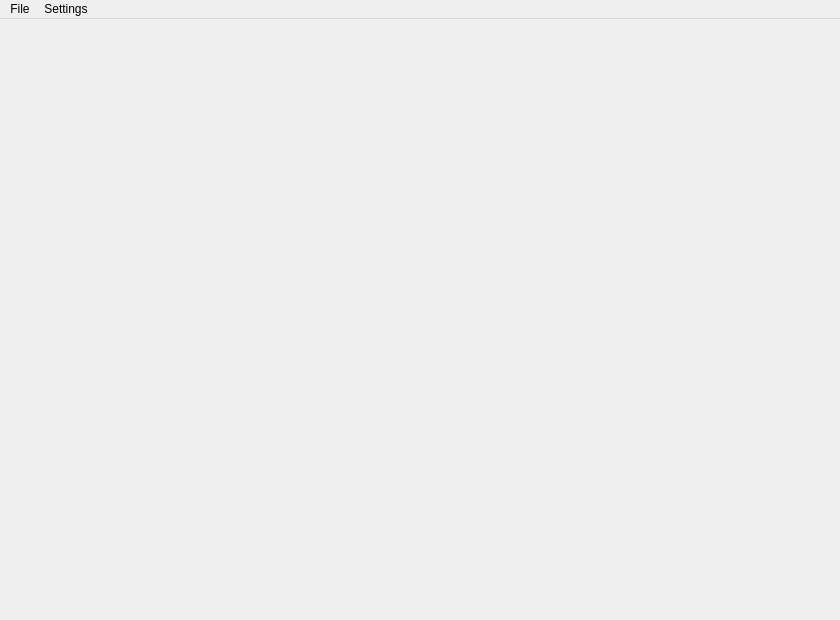
<?xml version="1.0" encoding="UTF-8"?>
<ui version="4.0">
 <class>mainWindow</class>
 <widget class="QMainWindow" name="mainWindow">
  <property name="geometry">
   <rect>
    <x>0</x>
    <y>0</y>
    <width>840</width>
    <height>620</height>
   </rect>
  </property>
  <property name="windowTitle">
   <string>NeoTorrent Client</string>
  </property>
  <property name="locale">
   <locale language="Russian" country="Russia"/>
  </property>
  <widget class="QWidget" name="centralwidget"/>
  <widget class="QMenuBar" name="mainMenuBar">
   <property name="geometry">
    <rect>
     <x>0</x>
     <y>0</y>
     <width>840</width>
     <height>21</height>
    </rect>
   </property>
   <widget class="QMenu" name="menuFile">
    <property name="title">
     <string>File</string>
    </property>
    <addaction name="actionAdd_torrent"/>
    <addaction name="separator"/>
    <addaction name="actionExit"/>
   </widget>
   <widget class="QMenu" name="menuSettings">
    <property name="title">
     <string>Settings</string>
    </property>
    <addaction name="actionSettings"/>
   </widget>
   <addaction name="menuFile"/>
   <addaction name="menuSettings"/>
  </widget>
  <action name="actionAdd_torrent">
   <property name="text">
    <string>Add torrent</string>
   </property>
  </action>
  <action name="actionExit">
   <property name="text">
    <string>Exit</string>
   </property>
  </action>
  <action name="actionSettings">
   <property name="text">
    <string>Settings</string>
   </property>
  </action>
 </widget>
 <resources/>
 <connections/>
</ui>
